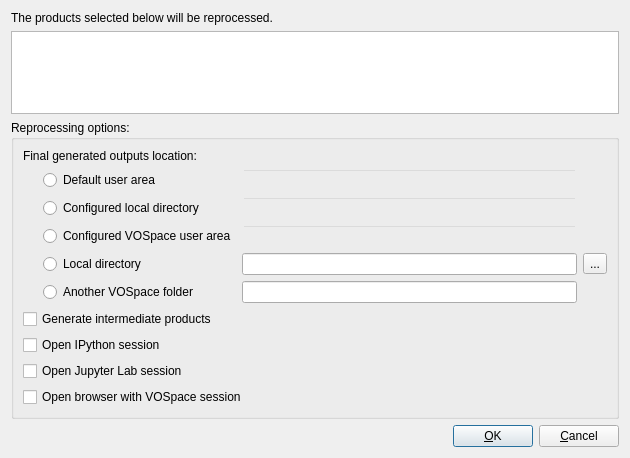
<?xml version="1.0" encoding="UTF-8"?>
<ui version="4.0">
 <class>DlgReproc</class>
 <widget class="QDialog" name="DlgReproc">
  <property name="geometry">
   <rect>
    <x>0</x>
    <y>0</y>
    <width>630</width>
    <height>458</height>
   </rect>
  </property>
  <property name="windowTitle">
   <string>Products Reprocessing</string>
  </property>
  <layout class="QVBoxLayout" name="verticalLayout_2">
   <item>
    <widget class="QLabel" name="lblDesc">
     <property name="text">
      <string>The products selected below will be reprocessed.</string>
     </property>
    </widget>
   </item>
   <item>
    <widget class="QListWidget" name="lstInputProducts"/>
   </item>
   <item>
    <widget class="QGroupBox" name="grpboxOptions">
     <property name="title">
      <string>Reprocessing options:</string>
     </property>
     <layout class="QVBoxLayout" name="verticalLayout">
      <item>
       <widget class="QLabel" name="label_3">
        <property name="text">
         <string>Final generated outputs location:</string>
        </property>
       </widget>
      </item>
      <item>
       <layout class="QGridLayout" name="gridLayout_2">
        <item row="3" column="1">
         <widget class="QRadioButton" name="rbtnLocal">
          <property name="text">
           <string>Local directory</string>
          </property>
          <attribute name="buttonGroup">
           <string notr="true">btngrpOutputsLocation</string>
          </attribute>
         </widget>
        </item>
        <item row="4" column="1">
         <widget class="QRadioButton" name="rbtnVOSpace">
          <property name="text">
           <string>Another VOSpace folder</string>
          </property>
          <attribute name="buttonGroup">
           <string notr="true">btngrpOutputsLocation</string>
          </attribute>
         </widget>
        </item>
        <item row="1" column="1">
         <widget class="QRadioButton" name="rbtnCfgLocal">
          <property name="text">
           <string>Configured local directory</string>
          </property>
          <attribute name="buttonGroup">
           <string notr="true">btngrpOutputsLocation</string>
          </attribute>
         </widget>
        </item>
        <item row="1" column="2">
         <widget class="QLineEdit" name="edCfgLocal">
          <property name="styleSheet">
           <string notr="true">* { background-color: rgba(0, 0, 0, 0); }</string>
          </property>
          <property name="frame">
           <bool>true</bool>
          </property>
         </widget>
        </item>
        <item row="4" column="2">
         <widget class="QLineEdit" name="edVOSpace"/>
        </item>
        <item row="2" column="1">
         <widget class="QRadioButton" name="rbtnCfgVOSpace">
          <property name="text">
           <string>Configured VOSpace user area</string>
          </property>
          <attribute name="buttonGroup">
           <string notr="true">btngrpOutputsLocation</string>
          </attribute>
         </widget>
        </item>
        <item row="0" column="2">
         <widget class="QLineEdit" name="edDefaultUserArea">
          <property name="styleSheet">
           <string notr="true">* { background-color: rgba(0, 0, 0, 0); }</string>
          </property>
          <property name="frame">
           <bool>true</bool>
          </property>
         </widget>
        </item>
        <item row="2" column="2">
         <widget class="QLineEdit" name="edCfgVOSpace">
          <property name="styleSheet">
           <string notr="true">* { background-color: rgba(0, 0, 0, 0); }</string>
          </property>
          <property name="frame">
           <bool>true</bool>
          </property>
         </widget>
        </item>
        <item row="3" column="2">
         <widget class="QLineEdit" name="edLocal"/>
        </item>
        <item row="0" column="1">
         <widget class="QRadioButton" name="rbtnDefaultUserArea">
          <property name="text">
           <string>Default user area</string>
          </property>
          <attribute name="buttonGroup">
           <string notr="true">btngrpOutputsLocation</string>
          </attribute>
         </widget>
        </item>
        <item row="3" column="3">
         <widget class="QToolButton" name="tbtnLocal">
          <property name="text">
           <string>...</string>
          </property>
         </widget>
        </item>
        <item row="3" column="0">
         <spacer name="horizontalSpacer">
          <property name="orientation">
           <enum>Qt::Horizontal</enum>
          </property>
          <property name="sizeType">
           <enum>QSizePolicy::Fixed</enum>
          </property>
          <property name="sizeHint" stdset="0">
           <size>
            <width>20</width>
            <height>20</height>
           </size>
          </property>
         </spacer>
        </item>
       </layout>
      </item>
      <item>
       <widget class="QFrame" name="frmAdditionalOpts">
        <property name="frameShape">
         <enum>QFrame::NoFrame</enum>
        </property>
        <property name="frameShadow">
         <enum>QFrame::Raised</enum>
        </property>
        <layout class="QVBoxLayout" name="verticalLayout_3">
         <property name="leftMargin">
          <number>0</number>
         </property>
         <property name="topMargin">
          <number>0</number>
         </property>
         <property name="rightMargin">
          <number>0</number>
         </property>
         <property name="bottomMargin">
          <number>0</number>
         </property>
         <item>
          <widget class="QCheckBox" name="chkGenIntermProd">
           <property name="text">
            <string>Generate intermediate products</string>
           </property>
          </widget>
         </item>
         <item>
          <widget class="QCheckBox" name="chkIPython">
           <property name="text">
            <string>Open IPython session</string>
           </property>
           <attribute name="buttonGroup">
            <string notr="true">btngrpAnalyzeSession</string>
           </attribute>
          </widget>
         </item>
         <item>
          <widget class="QCheckBox" name="chkJupLab">
           <property name="text">
            <string>Open Jupyter Lab session</string>
           </property>
           <attribute name="buttonGroup">
            <string notr="true">btngrpAnalyzeSession</string>
           </attribute>
          </widget>
         </item>
         <item>
          <widget class="QCheckBox" name="chkBrowserVOSpace">
           <property name="text">
            <string>Open browser with VOSpace session</string>
           </property>
          </widget>
         </item>
        </layout>
       </widget>
      </item>
     </layout>
    </widget>
   </item>
   <item>
    <layout class="QHBoxLayout" name="horizontalLayout_8">
     <property name="leftMargin">
      <number>0</number>
     </property>
     <property name="topMargin">
      <number>0</number>
     </property>
     <property name="rightMargin">
      <number>0</number>
     </property>
     <property name="bottomMargin">
      <number>0</number>
     </property>
     <item>
      <spacer name="horizontalSpacer_4">
       <property name="orientation">
        <enum>Qt::Horizontal</enum>
       </property>
       <property name="sizeHint" stdset="0">
        <size>
         <width>40</width>
         <height>20</height>
        </size>
       </property>
      </spacer>
     </item>
     <item>
      <widget class="QPushButton" name="btnOK">
       <property name="text">
        <string>&amp;OK</string>
       </property>
      </widget>
     </item>
     <item>
      <widget class="QPushButton" name="btnCancel">
       <property name="text">
        <string>&amp;Cancel</string>
       </property>
      </widget>
     </item>
    </layout>
   </item>
  </layout>
 </widget>
 <resources/>
 <connections>
  <connection>
   <sender>btnOK</sender>
   <signal>clicked()</signal>
   <receiver>DlgReproc</receiver>
   <slot>accept()</slot>
   <hints>
    <hint type="sourcelabel">
     <x>533</x>
     <y>443</y>
    </hint>
    <hint type="destinationlabel">
     <x>387</x>
     <y>183</y>
    </hint>
   </hints>
  </connection>
  <connection>
   <sender>btnCancel</sender>
   <signal>clicked()</signal>
   <receiver>DlgReproc</receiver>
   <slot>reject()</slot>
   <hints>
    <hint type="sourcelabel">
     <x>619</x>
     <y>443</y>
    </hint>
    <hint type="destinationlabel">
     <x>278</x>
     <y>189</y>
    </hint>
   </hints>
  </connection>
 </connections>
 <slots>
  <slot>showHelp()</slot>
  <slot>selectApp()</slot>
  <slot>selectProdTypes()</slot>
 </slots>
 <buttongroups>
  <buttongroup name="btngrpAnalyzeSession"/>
  <buttongroup name="btngrpOutputsLocation"/>
 </buttongroups>
</ui>
